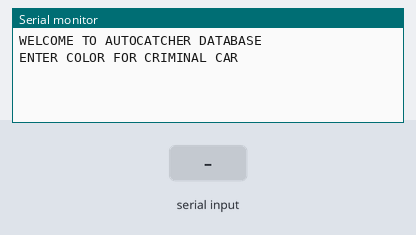
Recording of a sketch running on a simulated Arduino Uno, built with avr-gcc and run on an emulated ATmega328P. Shown: the last lines printed to the serial monitor. The test bench sets the inputs (shaded band).

Above: at 1.2 s.
1.3 s: "Red" received over Serial
At 2.5 s:
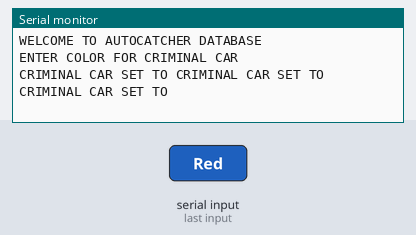
2.8 s: "1" received over Serial
At 3.7 s:
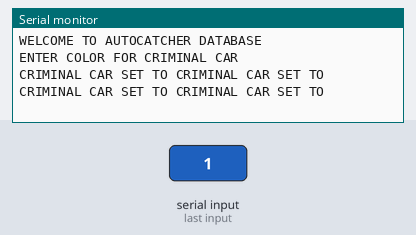

Measured:
- after the input at 1.3 s, the serial monitor: prints a new line at once (image 1)
- after the input at 2.8 s, the serial monitor: prints a new line at once (image 2)

The sketch:

TEST_Command_Prompt.ino
```cpp
char msg[30];

void setup() {
  Serial.begin(9600);
  Serial.println("WELCOME TO AUTOCATCHER DATABASE \nENTER COLOR FOR CRIMINAL CAR");
  Serial.println("");
}

void loop() {

  while (!Serial.available ());
  delay(20);

  for (int cnt = 0; Serial.available(); cnt++) {
    msg[30] = Serial.read();
    Serial.print("CRIMINAL CAR SET TO ");
    Serial.print(msg);
  }
  if (msg =="Red" ) {
   Serial.println("good");
    }
}
```
